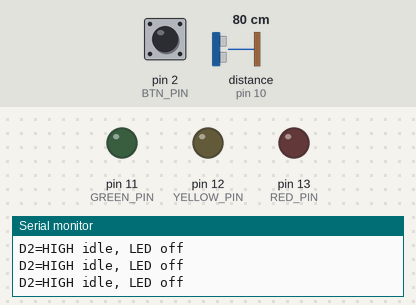
A sketch run on a simulated Arduino Uno, built with avr-gcc and run on an emulated ATmega328P. Shown: output pins drawn as LEDs (lit = HIGH), the last lines printed to the serial monitor. Inputs (shaded band) come from the test bench; at power-on: pin 2 (BTN_PIN) HIGH, distance to the obstacle (sensor on pin 10) 80 cm. The echo pulse lasts 58.3 µs per cm; pins used as bus, display or sensor lines are not drawn.

Above: at 1.2 s.
1.3 s: pin 2 (BTN_PIN) pulled LOW for 0.25 s
At 1.5 s:
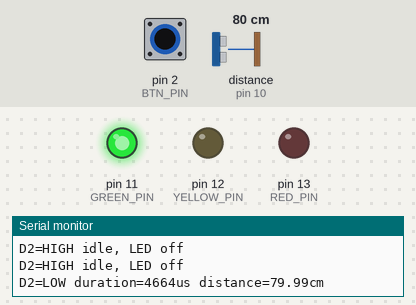
3.1 s: pin 2 (BTN_PIN) pulled LOW for 3.2 s
At 7.4 s:
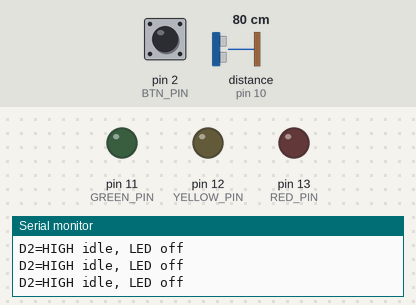
Timing chart, 0 to 8.9 s (numbered marks = the images above; inputs shaded):
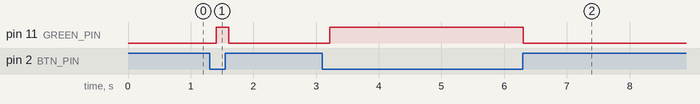

The sketch:

fault_E_thresholds.ino
```cpp
const int TRIG_PIN = 9;
const int ECHO_PIN = 10;
const int BTN_PIN = 2;
const int RED_PIN = 13;
const int YELLOW_PIN = 12;
const int GREEN_PIN = 11;

void allOff() {
  digitalWrite(RED_PIN, LOW);
  digitalWrite(YELLOW_PIN, LOW);
  digitalWrite(GREEN_PIN, LOW);
}

void setup() {
  Serial.begin(9600);
  pinMode(TRIG_PIN, OUTPUT);
  pinMode(ECHO_PIN, INPUT);
  pinMode(BTN_PIN, INPUT_PULLUP);
  pinMode(RED_PIN, OUTPUT);
  pinMode(YELLOW_PIN, OUTPUT);
  pinMode(GREEN_PIN, OUTPUT);
  allOff();
  Serial.println("fault_E: wrong threshold order, 20 cm gap");
}

void loop() {
  if (digitalRead(BTN_PIN) == HIGH) {
    allOff();
    Serial.println("D2=HIGH idle, LED off");
    delay(200);
    return;
  }

  digitalWrite(TRIG_PIN, LOW);
  delayMicroseconds(2);
  digitalWrite(TRIG_PIN, HIGH);
  delayMicroseconds(10);
  digitalWrite(TRIG_PIN, LOW);

  unsigned long duration = pulseIn(ECHO_PIN, HIGH);

  if (duration == 0) {
    allOff();
    Serial.println("D2=LOW ERROR: no echo (pulseIn=0), LED off");
    delay(200);
    return;
  }

  float distance = duration * 0.0343 / 2;

  allOff();
  if (distance > 50) {
    digitalWrite(GREEN_PIN, HIGH);
  } else if (distance > 20) {
    digitalWrite(YELLOW_PIN, HIGH);
  } else if (distance < 20) {
    digitalWrite(RED_PIN, HIGH);
  }

  Serial.print("D2=LOW duration=");
  Serial.print(duration);
  Serial.print("us distance=");
  Serial.print(distance);
  Serial.println("cm");
  delay(200);
}
```

Measured:
- after the input at 1.3 s, pin 11 (GREEN_PIN): LOW → HIGH after 0.11 s, → LOW 0.20 s later
- after the input at 3.1 s, pin 11 (GREEN_PIN): LOW → HIGH after 0.12 s, → LOW 3.1 s later
